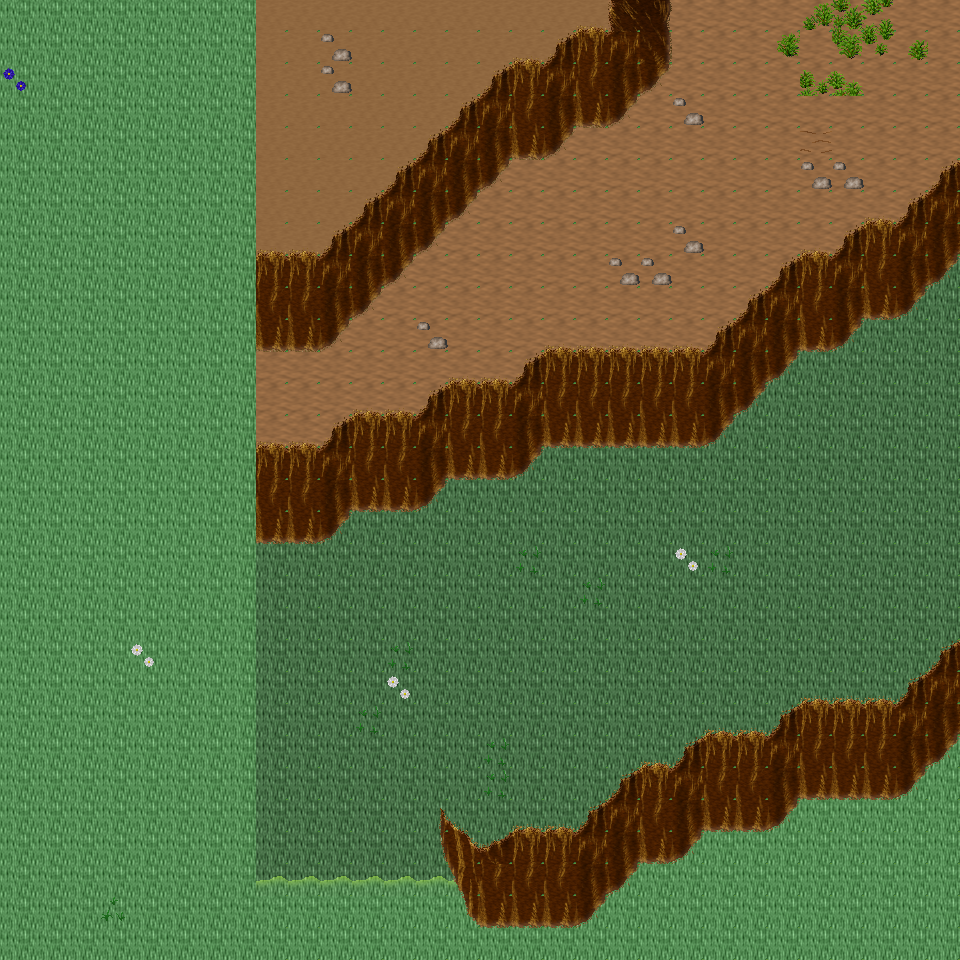

Tiled map render using the project's own tile images. Description and the map definition, with tile-layer contents summarised, below:
An orthogonal 30x30 tile map with 32x32 px tiles, 6 tile layers (Ground, Object, Object2, Above, ...), 36 tilesets and 3 objects (3x mapchange).

<map version="1.0" orientation="orthogonal" renderorder="right-down" width="30" height="30" tilewidth="32" tileheight="32" nextobjectid="4">
  <tileset firstgid="1" name="tileset_plant_tree_chestnut_tree" tilewidth="32" tileheight="32" tilecount="20" columns="4">
    <image source="../drawable/tileset_plant_tree_chestnut_tree.png" width="128" height="160" />
  </tileset>
  <tileset firstgid="21" name="tileset_plant_tree_oak_tree" tilewidth="32" tileheight="32" tilecount="20" columns="4">
    <image source="../drawable/tileset_plant_tree_oak_tree.png" width="128" height="160" />
  </tileset>
  <tileset firstgid="41" name="tileset_building_fence_stone_fence_white" tilewidth="32" tileheight="32" tilecount="9" columns="3">
    <image source="../drawable/tileset_building_fence_stone_fence_white.png" width="96" height="96" />
  </tileset>
  <tileset firstgid="50" name="tileset_building_gnome_homes" tilewidth="32" tileheight="32" tilecount="48" columns="6">
    <image source="../drawable/tileset_building_gnome_homes.png" width="192" height="256" />
  </tileset>
  <tileset firstgid="98" name="tileset_plant_stump_small_stump" tilewidth="32" tileheight="32" tilecount="4" columns="2">
    <image source="../drawable/tileset_plant_stump_small_stump.png" width="64" height="64" />
  </tileset>
  <tileset firstgid="102" name="tileset_object_birds" tilewidth="32" tileheight="32" tilecount="4" columns="2">
    <image source="../drawable/tileset_object_birds.png" width="64" height="64" />
  </tileset>
  <tileset firstgid="106" name="tileset_ground_earth_edges" tilewidth="32" tileheight="32" tilecount="18" columns="6">
    <image source="../drawable/tileset_ground_earth_edges.png" width="192" height="96" />
  </tileset>
  <tileset firstgid="124" name="tileset_ground_grass_corners" tilewidth="32" tileheight="32" tilecount="24" columns="6">
    <image source="../drawable/tileset_ground_grass_corners.png" width="192" height="128" />
  </tileset>
  <tileset firstgid="148" name="tileset_building_fence_fence_chunky" tilewidth="32" tileheight="32" tilecount="21" columns="3">
    <image source="../drawable/tileset_building_fence_fence_chunky.png" width="96" height="224" />
  </tileset>
  <tileset firstgid="169" name="tileset_plant_bush_hosta" tilewidth="32" tileheight="32" tilecount="9" columns="3">
    <image source="../drawable/tileset_plant_bush_hosta.png" width="96" height="96" />
  </tileset>
  <tileset firstgid="178" name="tileset_plant_tree_maple_tree" tilewidth="32" tileheight="32" tilecount="72" columns="8">
    <image source="../drawable/tileset_plant_tree_maple_tree.png" width="256" height="288" />
  </tileset>
  <tileset firstgid="250" name="tileset_ground_ground" tilewidth="32" tileheight="32" tilecount="33" columns="3">
    <image source="../drawable/tileset_ground_ground.png" width="96" height="352" />
  </tileset>
  <tileset firstgid="283" name="tileset_ground_ground_2" tilewidth="32" tileheight="32" tilecount="4" columns="4">
    <image source="../drawable/tileset_ground_ground_2.png" width="128" height="32" />
  </tileset>
  <tileset firstgid="287" name="tileset_ground_ridge_earth_dark" tilewidth="32" tileheight="32" tilecount="96" columns="12">
    <image source="../drawable/tileset_ground_ridge_earth_dark.png" width="384" height="256" />
  </tileset>
  <tileset firstgid="383" name="tileset_plant_grasses" tilewidth="32" tileheight="32" tilecount="6" columns="3">
    <image source="../drawable/tileset_plant_grasses.png" width="96" height="64" />
  </tileset>
  <tileset firstgid="389" name="tileset_ground_grass_edges" tilewidth="32" tileheight="32" tilecount="36" columns="12">
    <image source="../drawable/tileset_ground_grass_edges.png" width="384" height="96" />
  </tileset>
  <tileset firstgid="425" name="tileset_ground_green_paving" tilewidth="32" tileheight="32" tilecount="18" columns="3">
    <image source="../drawable/tileset_ground_green_paving.png" width="96" height="192" />
  </tileset>
  <tileset firstgid="443" name="tileset_ground_rock_pebbles" tilewidth="32" tileheight="32" tilecount="3" columns="1">
    <image source="../drawable/tileset_ground_rock_pebbles.png" width="32" height="96" />
  </tileset>
  <tileset firstgid="446" name="tileset_plant_flower_daisy_white" tilewidth="32" tileheight="32" tilecount="8" columns="2">
    <image source="../drawable/tileset_plant_flower_daisy_white.png" width="64" height="128" />
  </tileset>
  <tileset firstgid="454" name="tileset_plant_flower_daisy_blue" tilewidth="32" tileheight="32" tilecount="8" columns="2">
    <image source="../drawable/tileset_plant_flower_daisy_blue.png" width="64" height="128" />
  </tileset>
  <tileset firstgid="462" name="tileset_ground_ladder_vertical_dark" tilewidth="32" tileheight="32" tilecount="3" columns="3">
    <image source="../drawable/tileset_ground_ladder_vertical_dark.png" width="96" height="32" />
  </tileset>
  <tileset firstgid="465" name="tileset_plant_tree_tree_darkgreen" tilewidth="32" tileheight="32" tilecount="88" columns="8">
    <image source="../drawable/tileset_plant_tree_tree_darkgreen.png" width="256" height="352" />
  </tileset>
  <tileset firstgid="553" name="tileset_ground_rock_rock_cluster" tilewidth="32" tileheight="32" tilecount="6" columns="3">
    <image source="../drawable/tileset_ground_rock_rock_cluster.png" width="96" height="64" />
  </tileset>
  <tileset firstgid="559" name="tileset_plant_bush_bushes" tilewidth="32" tileheight="32" tilecount="10" columns="5">
    <image source="../drawable/tileset_plant_bush_bushes.png" width="160" height="64" />
  </tileset>
  <tileset firstgid="569" name="tileset_plant_vine" tilewidth="32" tileheight="32" tilecount="3" columns="1">
    <image source="../drawable/tileset_plant_vine.png" width="32" height="96" />
  </tileset>
  <tileset firstgid="572" name="tileset_ground_ladder_horizontal_dark" tilewidth="32" tileheight="32" tilecount="3" columns="1">
    <image source="../drawable/tileset_ground_ladder_horizontal_dark.png" width="32" height="96" />
  </tileset>
  <tileset firstgid="575" name="tileset_logic_collision" tilewidth="32" tileheight="32" tilecount="1" columns="1">
    <image source="../drawable/tileset_logic_collision.png" width="32" height="32" />
  </tileset>
  <tileset firstgid="576" name="tileset_plant_tree_fir_trees" tilewidth="32" tileheight="32" tilecount="24" columns="6">
    <image source="../drawable/tileset_plant_tree_fir_trees.png" width="192" height="128" />
  </tileset>
  <tileset firstgid="600" name="tileset_plant_mosses" tilewidth="32" tileheight="32" tilecount="16" columns="4">
    <image source="../drawable/tileset_plant_mosses.png" width="128" height="128" />
  </tileset>
  <tileset firstgid="616" name="tileset_plant_mushroom3" tilewidth="32" tileheight="32" tilecount="2" columns="2">
    <image source="../drawable/tileset_plant_mushroom3.png" width="64" height="32" />
  </tileset>
  <tileset firstgid="618" name="tileset_building_wizards_tower" tilewidth="32" tileheight="32" tilecount="252" columns="9">
    <image source="../drawable/tileset_building_wizards_tower.png" width="288" height="896" />
  </tileset>
  <tileset firstgid="870" name="tileset_plant_tree_evergreen" tilewidth="32" tileheight="32" tilecount="36" columns="3">
    <image source="../drawable/tileset_plant_tree_evergreen.png" width="96" height="384" />
  </tileset>
  <tileset firstgid="906" name="tileset_plant_bush_large_green" tilewidth="32" tileheight="32" tilecount="9" columns="3">
    <image source="../drawable/tileset_plant_bush_large_green.png" width="96" height="96" />
  </tileset>
  <tileset firstgid="915" name="tileset_furniture_light_small_oil_lamp" tilewidth="32" tileheight="32" tilecount="8" columns="2">
    <image source="../drawable/tileset_furniture_light_small_oil_lamp.png" width="64" height="128" />
  </tileset>
  <tileset firstgid="923" name="tileset_item_banners_flag" tilewidth="32" tileheight="32" tilecount="12" columns="3">
    <image source="../drawable/tileset_item_banners_flag.png" width="96" height="128" />
  </tileset>
  <tileset firstgid="935" name="tileset_item_flagpole" tilewidth="32" tileheight="32" tilecount="3" columns="1">
    <image source="../drawable/tileset_item_flagpole.png" width="32" height="96" />
  </tileset>
  <layer name="Ground" width="30" height="30">
    <data>[900 cells, 900 non-empty, 4 distinct tile ids]</data>
  </layer>
  <layer name="Object" width="30" height="30">
    <data>[900 cells, 245 non-empty, 25 distinct tile ids]</data>
  </layer>
  <layer name="Object2" width="30" height="30">
    <data>[900 cells, 24 non-empty, 14 distinct tile ids]</data>
  </layer>
  <layer name="Above" width="30" height="30">
    <data>[900 cells, 0 non-empty, 0 distinct tile ids]</data>
  </layer>
  <layer name="Above2" width="30" height="30">
    <data>[900 cells, 0 non-empty, 0 distinct tile ids]</data>
  </layer>
  <layer name="Walkable" width="30" height="30">
    <data>[900 cells, 660 non-empty, 1 distinct tile ids]</data>
  </layer>
  <objectgroup name="MapEvents">
    <object id="1" name="north" type="mapchange" x="0" y="0" width="256" height="32">
      <properties>
        <property name="map" value="0_ados_mountain_n2_w2_x3_y0" />
        <property name="place" value="south" />
      </properties>
    </object>
    <object id="2" name="south" type="mapchange" x="0" y="928" width="256" height="32">
      <properties>
        <property name="map" value="0_ados_mountain_n2_w2_x3_y2" />
        <property name="place" value="north" />
      </properties>
    </object>
    <object id="3" name="west" type="mapchange" x="0" y="0" width="32" height="960">
      <properties>
        <property name="map" value="0_ados_mountain_n2_w2_x2_y1" />
        <property name="place" value="east" />
      </properties>
    </object>
  </objectgroup>
</map>
